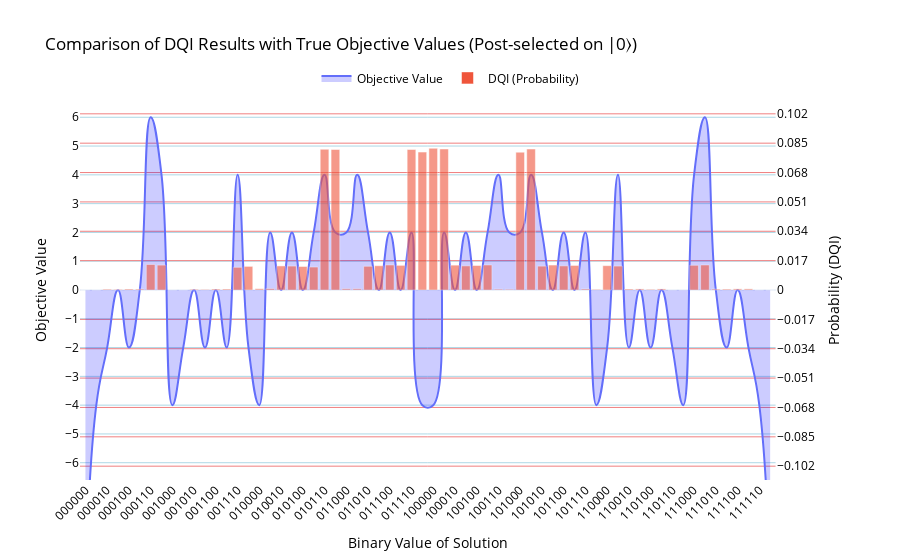

The notebook cell this image was saved under:
### Markdown cell above
Further, filter and combine the counts, then visualize the modified data.

### Code cell
counts_filtered = post_selection_counts(counts)
plot_results_union_plotly(
    brute_force_results,
    counts_filtered,
    plot_name="Comparison of DQI Results with True Objective Values (Post-selected on |0⟩)",
    spline_smoothing=1.3
)

### Figure 1 — Plotly figure (JSON) as saved in the notebook; plotly's stock layout.template omitted (floating-point values rounded to 4 significant figures)
{"data": [{"fill": "tozeroy", "fillcolor": "rgba(0,0,255,0.2)", "line": {"shape": "spline", "smoothing": 1.3}, "mode": "lines", "name": "Objective Value", "type": "scatter", "x": ["000000", "000001", "000010", "000011", "000100", "000101", "000110", "000111", "001000", "001001", "001010", "001011", "001100", "001101", "001110", "001111", "010000", "010001", "010010", "010011", "010100", "010101", "010110", "010111", "011000", "011001", "011010", "011011", "011100", "011101", "011110", "011111", "100000", "100001", "100010", "100011", "100100", "100101", "100110", "100111", "101000", "101001", "101010", "101011", "101100", "101101", "101110", "101111", "110000", "110001", "110010", "110011", "110100", "110101", "110110", "110111", "111000", "111001", "111010", "111011", "111100", "111101", "111110", "111111"], "xaxis": "x", "y": [-10, -4, -2, 0, -2, 0, 6, 4, -4, -2, 0, -2, 0, -2, 4, -2, -4, 2, 0, 2, 0, 2, 4, 2, 2, 4, 2, 0, 2, 0, 2, -4, -4, 2, 0, 2, 0, 2, 4, 2, 2, 4, 2, 0, 2, 0, 2, -4, -2, 4, -2, 0, -2, 0, -2, -4, 4, 6, 0, -2, 0, -2, -4, -10], "yaxis": "y"}, {"marker": {"opacity": 0.6}, "name": "DQI (Probability)", "type": "bar", "x": ["000000", "000001", "000010", "000011", "000100", "000101", "000110", "000111", "001000", "001001", "001010", "001011", "001100", "001101", "001110", "001111", "010000", "010001", "010010", "010011", "010100", "010101", "010110", "010111", "011000", "011001", "011010", "011011", "011100", "011101", "011110", "011111", "100000", "100001", "100010", "100011", "100100", "100101", "100110", "100111", "101000", "101001", "101010", "101011", "101100", "101101", "101110", "101111", "110000", "110001", "110010", "110011", "110100", "110101", "110110", "110111", "111000", "111001", "111010", "111011", "111100", "111101", "111110", "111111"], "xaxis": "x", "y": [0, 0, 0.0004827, 0.0003692, 0.0005679, 0.0005395, 0.01477, 0.01443, 0, 0, 0.000426, 0.0003408, 0.0005679, 0.0005963, 0.01315, 0.01369, 0.0007383, 0.0007667, 0.01394, 0.01386, 0.01363, 0.01329, 0.08147, 0.08136, 0.0007099, 0.0007099, 0.01374, 0.01406, 0.01448, 0.01428, 0.08136, 0.07985, 0.08207, 0.08164, 0.0144, 0.01397, 0.0142, 0.01448, 0.0004827, 0.0003976, 0.0798, 0.08161, 0.01383, 0.01445, 0.01397, 0.01423, 0.0005679, 0.0003692, 0.01408, 0.01386, 0.0005963, 0.0006247, 0.0003976, 0.0006247, 0, 0, 0.01431, 0.01448, 0.0005395, 0.0005395, 0.0006531, 0.0006531, 0, 0], "yaxis": "y2"}], "layout": {"font": {"color": "black"}, "legend": {"orientation": "h", "x": 0.5, "xanchor": "center", "y": 1.02, "yanchor": "bottom"}, "title": {"text": "Comparison of DQI Results with True Objective Values (Post-selected on |0⟩)"}, "xaxis": {"anchor": "y", "domain": [0, 0.94], "tickangle": -45, "title": {"text": "Binary Value of Solution"}}, "yaxis": {"anchor": "x", "domain": [0, 1], "dtick": 1, "gridcolor": "lightblue", "range": [-6.6, 6.6], "showgrid": true, "tick0": 0, "title": {"text": "Objective Value"}}, "yaxis2": {"anchor": "x", "dtick": 0.017, "gridcolor": "lightcoral", "overlaying": "y", "range": [-0.11, 0.11], "showgrid": true, "side": "right", "tick0": 0, "title": {"text": "Probability (DQI)"}}}}
